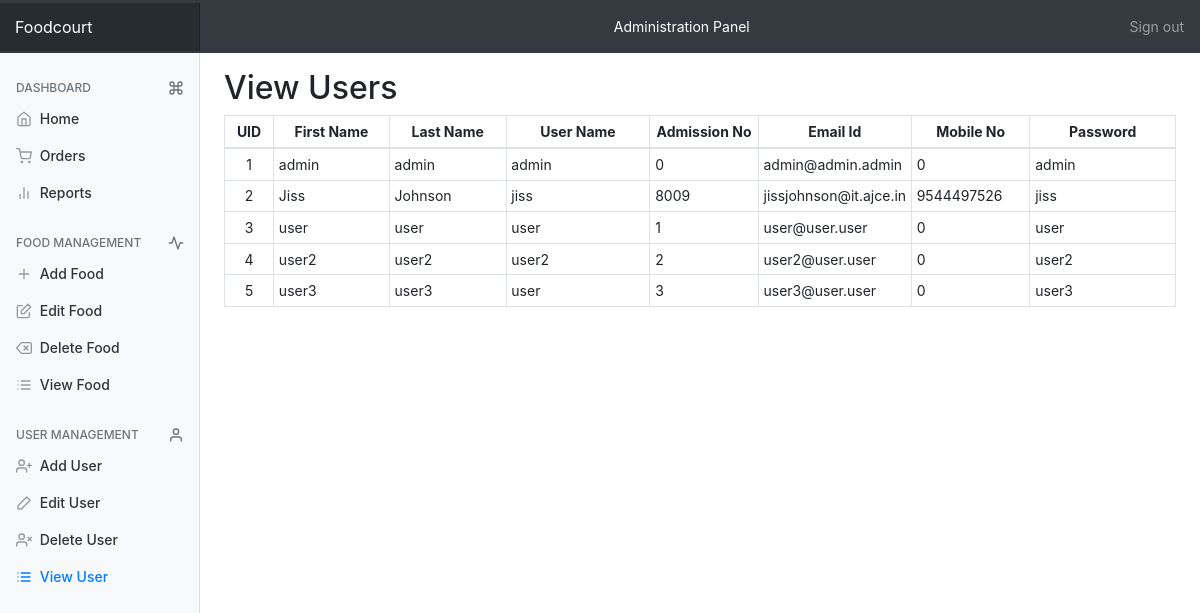
/admin/viewuser.php, run on the app's committed database.
### tables this page shows
CREATE TABLE IF NOT EXISTS `users` (
  `UID` int(10) NOT NULL AUTO_INCREMENT,
  `First_Name` varchar(32) NOT NULL,
  `Last_Name` varchar(32) DEFAULT NULL,
  `Username` varchar(50) NOT NULL,
  `Password` varchar(50) NOT NULL,
  `Admission_No` int(4) NOT NULL,
  `Email_Id` varchar(50) NOT NULL,
  `Mobile_No` bigint(12) NOT NULL,
  PRIMARY KEY (`UID`) USING BTREE
);

### admin/viewuser.php (the view, shortened to what this page needs)
<!DOCTYPE html>
<html>
<head>
	<link rel="stylesheet" href="../css/bootstrap.min.css">
	<link rel="stylesheet" href="../css/adminhome.css">
</head>
<body>
    <nav class="navbar navbar-dark sticky-top bg-dark flex-md-nowrap p-0">
      <a class="navbar-brand col-sm-3 col-md-2 mr-0" href="#">Foodcourt</a>
	<nav class="navbar navbar-expand-md navbar-dark bg-dark">
		<div class="collapse navbar-collapse" id="navbarsExampleDefault">
			<ul class="navbar-nav mr-auto " style="margin-left: 50px;">
				<li class="nav-item active"><a class="nav-link" href="#">Administration Panel<span class="sr-only">(current)</span></a></li>
			</ul>
		</div>
	</nav>
      <ul class="navbar-nav px-3">
        <li class="nav-item text-nowrap">
          <a class="nav-link" href="../logout.php">Sign out</a>
        </li>
      </ul>
    </nav>
    <div class="container-fluid">
      <div class="row">
        <nav class="col-md-2 d-none d-md-block bg-light sidebar fixed">
          <div class="sidebar-sticky">
            <ul class="nav flex-column">
              <h2 class="sidebar-heading d-flex justify-content-between align-items-center px-3 mt-4 mb-1 text-muted">
              <span>Dashboard</span>
              <a class="d-flex align-items-center text-muted" href="#">
                <span data-feather="command"></span>
              </a>
              </h2>
              <li class="nav-item">
                <a class="nav-link" href="./adminhome.php">
                  <span data-feather="home"></span>
                  Home
                </a>
              </li>
              <li class="nav-item">
                <a class="nav-link" href="./orders.php">
                  <span data-feather="shopping-cart"></span>
                  Orders
                </a>
              </li>
              <li class="nav-item">
                <a class="nav-link" href="./reports.php">
                  <span data-feather="bar-chart-2"></span>
                  Reports
                </a>
              </li>
            </ul>
            <h6 class="sidebar-heading d-flex justify-content-between align-items-center px-3 mt-4 mb-1 text-muted">
              <span>Food Management</span>
              <a class="d-flex align-items-center text-muted" href="#">
                <span data-feather="activity"></span>
              </a>
            </h6>
            <ul class="nav flex-column mb-2">
              <li class="nav-item">
                <a class="nav-link" href="./addfood.php">
                  <span data-feather="plus"></span>
                  Add Food
                </a>
              </li>
              <li class="nav-item">
                <a class="nav-link" href="./editfood.php">
                  <span data-feather="edit"></span>
                  Edit Food
                </a>
              </li>
              <li class="nav-item">
                <a class="nav-link" href="./deletefood.php">
                  <span data-feather="delete"></span>
                  Delete Food
                </a>
              </li>
              <li class="nav-item">
                <a class="nav-link" href="./viewfood.php">
                  <span data-feather="list"></span>
                  View Food
                </a>
              </li>
            </ul>
            <h6 class="sidebar-heading d-flex justify-content-between align-items-center px-3 mt-4 mb-1 text-muted">
              <span>User Management</span>
              <a class="d-flex align-items-center text-muted" href="#">
                <span data-feather="user"></span>
              </a>
            </h6>
            <ul class="nav flex-column mb-2">
              <li class="nav-item">
                <a class="nav-link" href="./adduser.php">
                  <span data-feather="user-plus"></span>
                  Add User
                </a>
              </li>
              <li class="nav-item">
                <a class="nav-link" href="./edituser.php">
                  <span data-feather="edit-2"></span>
                  Edit User
                </a>
              </li>
              <li class="nav-item">
                <a class="nav-link" href="./deleteuser.php">
                  <span data-feather="user-x"></span>
                  Delete User
                </a>
              </li>
              <li class="nav-item">
                <a class="nav-link active" href="./viewuser.php">
                  <span data-feather="list"></span>
                  View User
                </a>
              </li>
            </ul>
          </div>
        </nav>
        <?php
          include '../connection.php';
          $result="select * from users";
          $res1=mysqli_query($link,$result);
        ?>
        <main role="main" class="col-md-9 ml-sm-auto col-lg-10 pt-3 px-4">
         <h2>View Users</h2>
            <div class="table-responsive" style="max-width: 1100px; margin-top: -80px;">
              <table class="table table-hover table-condensed table-bordered table-sm">
                <thead class="text-center">
                  <tr>
                    <th>UID</th>
                    <th>First Name</th>
                    <th>Last Name</th>
                    <th>User Name</th>
                    <th>Admission No</th>
                    <th>Email Id</th>
                    <th>Mobile No</th>
                    <th>Password</th>
                  </tr>
                </thead>
                <tbody>
                  <tr>
                  <?php
                  while($row = mysqli_fetch_assoc($res1)){
                    ?>
                  <div class="form-group row">
                    <td style="width: 50px; text-align: center;"><?php echo $row['UID']; ?></td>
                    <td style="width: 120px;"><?php echo $row['First_Name']; ?></td>
                    <td style="width: 120px;"><?php echo $row['Last_Name']; ?></td>
                    <td style="width: 150px;"><?php echo $row['Username']; ?></td>
                    <td style="width: 110px;"><?php echo $row['Admission_No']; ?></td>
                    <td style="width: 150px;"><?php echo $row['Email_Id']; ?></td>
                    <td style="width: 120px;"><?php echo $row['Mobile_No']; ?></td>
                    <td style="width: 150px;"><?php echo $row['Password']; ?></td>
                  </div>
                    <?php
                  }
                  ?>
                </tr>
                </tbody>
              </table>
            </div>
          </main>
</body>
</html>

### css/adminhome.css (style rules this page uses)
body { font-size: .875rem; }
.feather { width: 16px; height: 16px; vertical-align: text-bottom; }
.sidebar { position: fixed; top: 0; bottom: 0; left: 0; z-index: 100; padding: 0; box-shadow: inset -1px 0 0 rgba(0, 0, 0, .1); }
.sidebar-sticky { position: -webkit-sticky; position: sticky; top: 48px; height: calc(100vh - 48px); padding-top: .5rem; overflow-x: hidden; overflow-y: auto; }
.sidebar .nav-link { font-weight: 500; color: #333; }
.sidebar .nav-link .feather { margin-right: 4px; color: #999; }
.sidebar .nav-link.active { color: #007bff; }
.sidebar .nav-link:hover .feather, .sidebar .nav-link.active .feather { color: inherit; }
.sidebar-heading { font-size: .75rem; text-transform: uppercase; }
.navbar-brand { padding-top: .75rem; padding-bottom: .75rem; font-size: 1rem; background-color: rgba(0, 0, 0, .25); box-shadow: inset -1px 0 0 rgba(0, 0, 0, .25); }

### data on the page
users: UID "1", First_Name "admin", Last_Name "admin", Username "admin", Admission_No "0", Email_Id "admin@admin.admin", Mobile_No "0", Password "admin"
users: UID "2", First_Name "Jiss", Last_Name "Johnson", Username "jiss", Admission_No "8009", Email_Id "jissjohnson@it.ajce.in", Mobile_No "9544497526", Password "jiss"
users: UID "3", First_Name "user", Last_Name "user", Username "user", Admission_No "1", Email_Id "user@user.user", Mobile_No "0", Password "user"
users: UID "4", First_Name "user2", Last_Name "user2", Username "user2", Admission_No "2", Email_Id "user2@user.user", Mobile_No "0", Password "user2"
users: UID "5", First_Name "user3", Last_Name "user3", Username "user", Admission_No "3", Email_Id "user3@user.user", Mobile_No "0", Password "user3"
